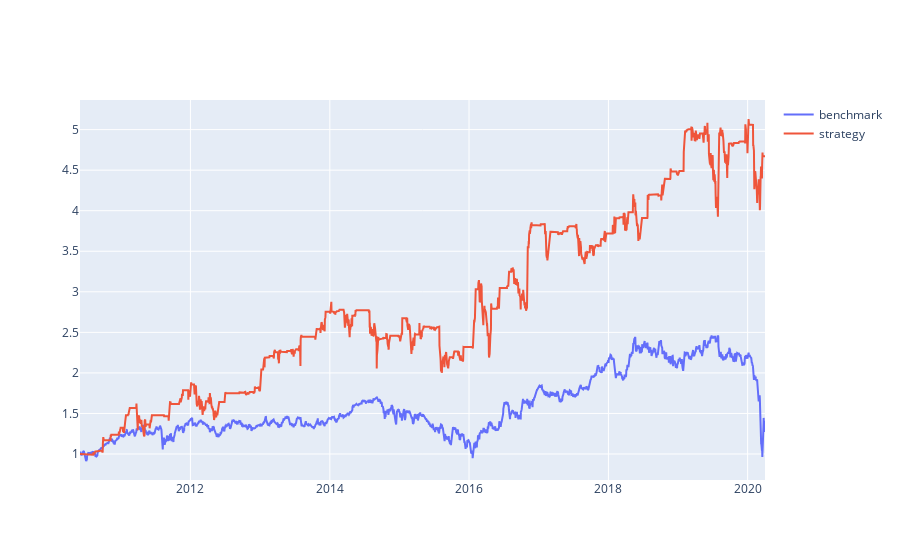

The notebook cell saved with this chart:
### Code cell
#print( portfolio['nav'])
normalized_nav = pd.DataFrame(portfolio['nav'])
normalized_nav = normalized_nav.reset_index()
normalized_nav['nav'] = normalized_nav['nav'] / normalized_nav['nav'].iloc[0]
normalized_nav = normalized_nav.set_index('date')
#print(normalized_S1.head(200))


fig = go.Figure()
fig.add_trace(go.Scatter(x=normalized_S1.index, y=normalized_S1,
                    mode='lines',
                    name='benchmark'))
fig.add_trace(go.Scatter(x=normalized_nav.index, y=normalized_nav['nav'],
                    mode='lines',
                    name='strategy'))

fig.show()

#plt.figure(figsize=(18,9))
#normalized_S1.plot(color='b')
#normalized_nav.plot(color='r')

#x1,x2,y1,y2 = plt.axis()
#plt.axis((x1,x2,min(normalized_S1.min(),normalized_nav.min()),max(normalized_S1.max(),normalized_nav.max())))

### Figure 1 — Plotly figure (JSON) as saved in the notebook; plotly's stock layout.template omitted (floating-point values rounded to 4 significant figures; data arrays with more than 128 entries replaced by an {"elided": "..."} marker saying what was removed)
{"data": [{"mode": "lines", "name": "benchmark", "type": "scatter", "x": {"elided": "2483 str values"}, "y": {"elided": "2483 float values"}}, {"mode": "lines", "name": "strategy", "type": "scatter", "x": {"elided": "2563 str values"}, "y": {"elided": "2563 float values"}}], "layout": {}}
